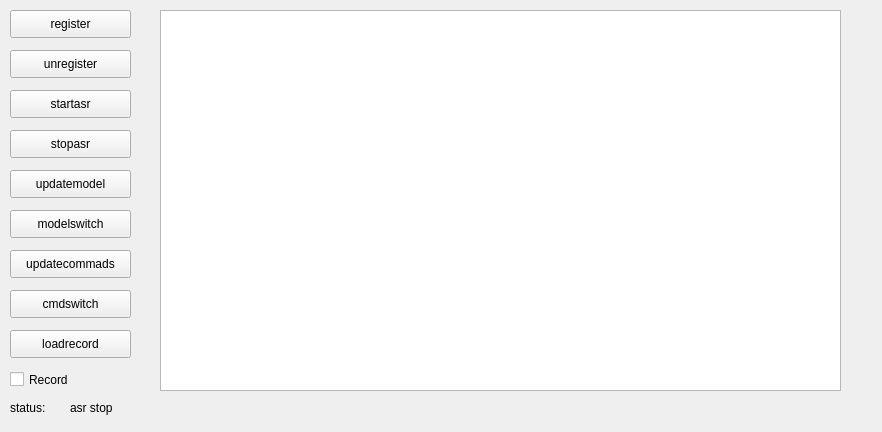
<?xml version="1.0" encoding="UTF-8"?>
<ui version="4.0">
 <class>Widget</class>
 <widget class="QWidget" name="Widget">
  <property name="geometry">
   <rect>
    <x>0</x>
    <y>0</y>
    <width>882</width>
    <height>432</height>
   </rect>
  </property>
  <property name="windowTitle">
   <string>AsrConsole</string>
  </property>
  <widget class="QPushButton" name="startPushButton">
   <property name="geometry">
    <rect>
     <x>10</x>
     <y>90</y>
     <width>121</width>
     <height>28</height>
    </rect>
   </property>
   <property name="text">
    <string>startasr</string>
   </property>
  </widget>
  <widget class="QPushButton" name="stopPushButton">
   <property name="geometry">
    <rect>
     <x>10</x>
     <y>130</y>
     <width>121</width>
     <height>28</height>
    </rect>
   </property>
   <property name="text">
    <string>stopasr</string>
   </property>
  </widget>
  <widget class="QTextBrowser" name="asrTextBrowser">
   <property name="geometry">
    <rect>
     <x>160</x>
     <y>10</y>
     <width>681</width>
     <height>381</height>
    </rect>
   </property>
  </widget>
  <widget class="QPushButton" name="updateModelPushButton">
   <property name="geometry">
    <rect>
     <x>10</x>
     <y>170</y>
     <width>121</width>
     <height>28</height>
    </rect>
   </property>
   <property name="text">
    <string>updatemodel</string>
   </property>
  </widget>
  <widget class="QPushButton" name="updateCommandsPushButton">
   <property name="geometry">
    <rect>
     <x>10</x>
     <y>250</y>
     <width>121</width>
     <height>28</height>
    </rect>
   </property>
   <property name="text">
    <string>updatecommads</string>
   </property>
  </widget>
  <widget class="QCheckBox" name="recordCheckBox">
   <property name="geometry">
    <rect>
     <x>10</x>
     <y>370</y>
     <width>91</width>
     <height>19</height>
    </rect>
   </property>
   <property name="text">
    <string>Record</string>
   </property>
  </widget>
  <widget class="QPushButton" name="loadPushButton">
   <property name="geometry">
    <rect>
     <x>10</x>
     <y>330</y>
     <width>121</width>
     <height>28</height>
    </rect>
   </property>
   <property name="text">
    <string>loadrecord</string>
   </property>
  </widget>
  <widget class="QPushButton" name="registerPushButton">
   <property name="geometry">
    <rect>
     <x>10</x>
     <y>10</y>
     <width>121</width>
     <height>28</height>
    </rect>
   </property>
   <property name="text">
    <string>register</string>
   </property>
  </widget>
  <widget class="QPushButton" name="unRegisterPushButton">
   <property name="geometry">
    <rect>
     <x>10</x>
     <y>50</y>
     <width>121</width>
     <height>28</height>
    </rect>
   </property>
   <property name="text">
    <string>unregister</string>
   </property>
  </widget>
  <widget class="QPushButton" name="modelSwitchPushButton">
   <property name="geometry">
    <rect>
     <x>10</x>
     <y>210</y>
     <width>121</width>
     <height>28</height>
    </rect>
   </property>
   <property name="text">
    <string>modelswitch</string>
   </property>
  </widget>
  <widget class="QPushButton" name="cmdSwitchPushButton">
   <property name="geometry">
    <rect>
     <x>10</x>
     <y>290</y>
     <width>121</width>
     <height>28</height>
    </rect>
   </property>
   <property name="text">
    <string>cmdswitch</string>
   </property>
  </widget>
  <widget class="QLabel" name="statusLabel">
   <property name="geometry">
    <rect>
     <x>70</x>
     <y>400</y>
     <width>71</width>
     <height>16</height>
    </rect>
   </property>
   <property name="text">
    <string>asr stop</string>
   </property>
  </widget>
  <widget class="QLabel" name="label_2">
   <property name="geometry">
    <rect>
     <x>10</x>
     <y>400</y>
     <width>61</width>
     <height>16</height>
    </rect>
   </property>
   <property name="text">
    <string>status:</string>
   </property>
  </widget>
 </widget>
 <layoutdefault spacing="6" margin="11"/>
 <resources/>
 <connections/>
</ui>
